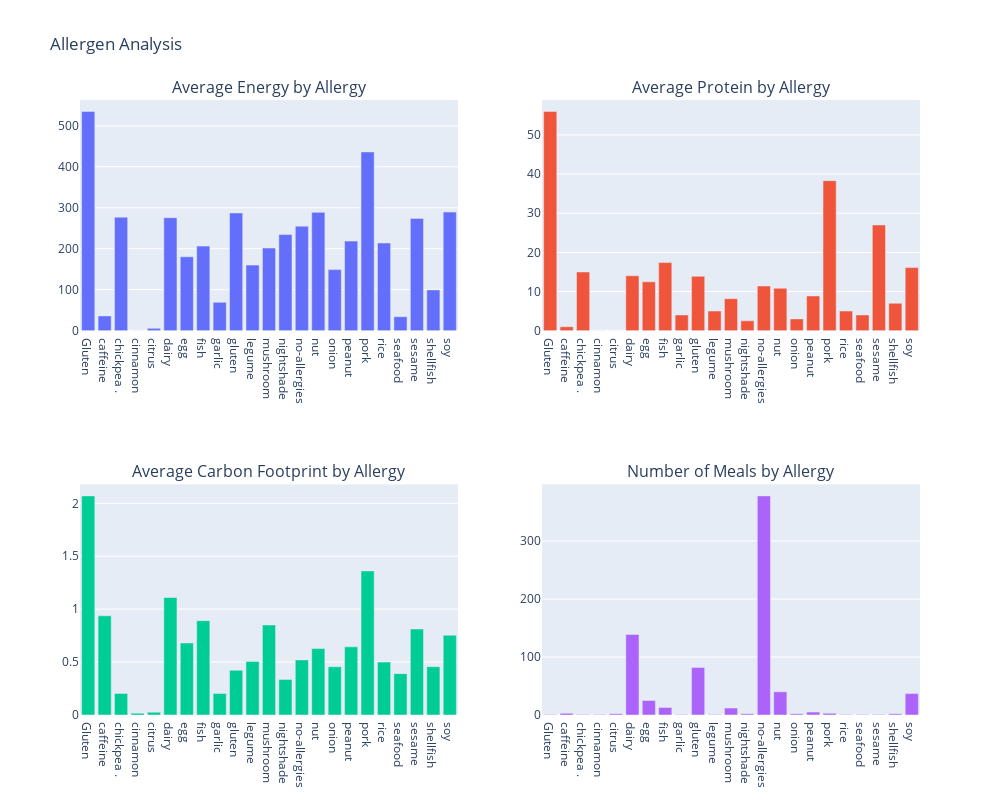

Notebook code for this chart:
### Code cell
allergy_analysis = df.groupby('Allergy').agg({
    'Energy(kcal)': 'mean',
    'Proteins': 'mean',
    'Carbon Footprint(kg CO2e)': 'mean',
    'Meals': 'count'
}).rename(columns={'Meals': 'Count'}).reset_index()

fig = make_subplots(
    rows=2, cols=2,
    subplot_titles=('Average Energy by Allergy', 'Average Protein by Allergy',
                   'Average Carbon Footprint by Allergy', 'Number of Meals by Allergy'),
    specs=[[{"type": "bar"}, {"type": "bar"}],
           [{"type": "bar"}, {"type": "bar"}]]
)

fig.add_trace(go.Bar(x=allergy_analysis['Allergy'], y=allergy_analysis['Energy(kcal)'],
                     name='Energy'), row=1, col=1)
fig.add_trace(go.Bar(x=allergy_analysis['Allergy'], y=allergy_analysis['Proteins'],
                     name='Proteins'), row=1, col=2)
fig.add_trace(go.Bar(x=allergy_analysis['Allergy'], y=allergy_analysis['Carbon Footprint(kg CO2e)'],
                     name='Carbon Footprint'), row=2, col=1)
fig.add_trace(go.Bar(x=allergy_analysis['Allergy'], y=allergy_analysis['Count'],
                     name='Count'), row=2, col=2)

fig.update_layout(height=800, width=1000, title_text="Allergen Analysis", showlegend=False)
fig.show()

### Figure 1 — Plotly figure (JSON) as saved in the notebook; plotly's stock layout.template omitted (floating-point values rounded to 4 significant figures)
{"data": [{"name": "Energy", "type": "bar", "x": ["Gluten", "caffeine", "chickpea .", "cinnamon", "citrus", "dairy", "egg", "fish", "garlic", "gluten", "legume", "mushroom", "nightshade", "no-allergies", "nut", "onion", "peanut", "pork", "rice", "seafood", "sesame", "shellfish", "soy"], "xaxis": "x", "y": [535, 36, 277, 0, 5.5, 275.9, 180.4, 206.4, 69, 287.4, 160, 201.6, 234.5, 255.1, 288.8, 149, 218.6, 436.3, 214, 34, 274, 99.5, 289.5], "yaxis": "y"}, {"name": "Proteins", "type": "bar", "x": ["Gluten", "caffeine", "chickpea .", "cinnamon", "citrus", "dairy", "egg", "fish", "garlic", "gluten", "legume", "mushroom", "nightshade", "no-allergies", "nut", "onion", "peanut", "pork", "rice", "seafood", "sesame", "shellfish", "soy"], "xaxis": "x2", "y": [56, 1, 15, 0, 0, 14.02, 12.48, 17.38, 4, 13.88, 5, 8.167, 2.5, 11.41, 10.82, 3, 8.86, 38.33, 5, 4, 27, 7, 16.11], "yaxis": "y2"}, {"name": "Carbon Footprint", "type": "bar", "x": ["Gluten", "caffeine", "chickpea .", "cinnamon", "citrus", "dairy", "egg", "fish", "garlic", "gluten", "legume", "mushroom", "nightshade", "no-allergies", "nut", "onion", "peanut", "pork", "rice", "seafood", "sesame", "shellfish", "soy"], "xaxis": "x3", "y": [2.07, 0.9375, 0.204, 0.0175, 0.02635, 1.11, 0.6805, 0.8917, 0.204, 0.4232, 0.506, 0.8506, 0.3363, 0.5207, 0.6279, 0.456, 0.6438, 1.361, 0.5004, 0.3904, 0.8125, 0.4566, 0.7534], "yaxis": "y3"}, {"name": "Count", "type": "bar", "x": ["Gluten", "caffeine", "chickpea .", "cinnamon", "citrus", "dairy", "egg", "fish", "garlic", "gluten", "legume", "mushroom", "nightshade", "no-allergies", "nut", "onion", "peanut", "pork", "rice", "seafood", "sesame", "shellfish", "soy"], "xaxis": "x4", "y": [1, 3, 1, 1, 2, 139, 25, 13, 1, 82, 1, 12, 2, 378, 40, 2, 5, 3, 1, 1, 1, 2, 37], "yaxis": "y4"}], "layout": {"annotations": [{"font": {"size": 16}, "showarrow": false, "text": "Average Energy by Allergy", "x": 0.225, "xanchor": "center", "xref": "paper", "y": 1, "yanchor": "bottom", "yref": "paper"}, {"font": {"size": 16}, "showarrow": false, "text": "Average Protein by Allergy", "x": 0.775, "xanchor": "center", "xref": "paper", "y": 1, "yanchor": "bottom", "yref": "paper"}, {"font": {"size": 16}, "showarrow": false, "text": "Average Carbon Footprint by Allergy", "x": 0.225, "xanchor": "center", "xref": "paper", "y": 0.375, "yanchor": "bottom", "yref": "paper"}, {"font": {"size": 16}, "showarrow": false, "text": "Number of Meals by Allergy", "x": 0.775, "xanchor": "center", "xref": "paper", "y": 0.375, "yanchor": "bottom", "yref": "paper"}], "height": 800, "showlegend": false, "title": {"text": "Allergen Analysis"}, "width": 1000, "xaxis": {"anchor": "y", "domain": [0, 0.45]}, "xaxis2": {"anchor": "y2", "domain": [0.55, 1]}, "xaxis3": {"anchor": "y3", "domain": [0, 0.45]}, "xaxis4": {"anchor": "y4", "domain": [0.55, 1]}, "yaxis": {"anchor": "x", "domain": [0.625, 1]}, "yaxis2": {"anchor": "x2", "domain": [0.625, 1]}, "yaxis3": {"anchor": "x3", "domain": [0, 0.375]}, "yaxis4": {"anchor": "x4", "domain": [0, 0.375]}}}
